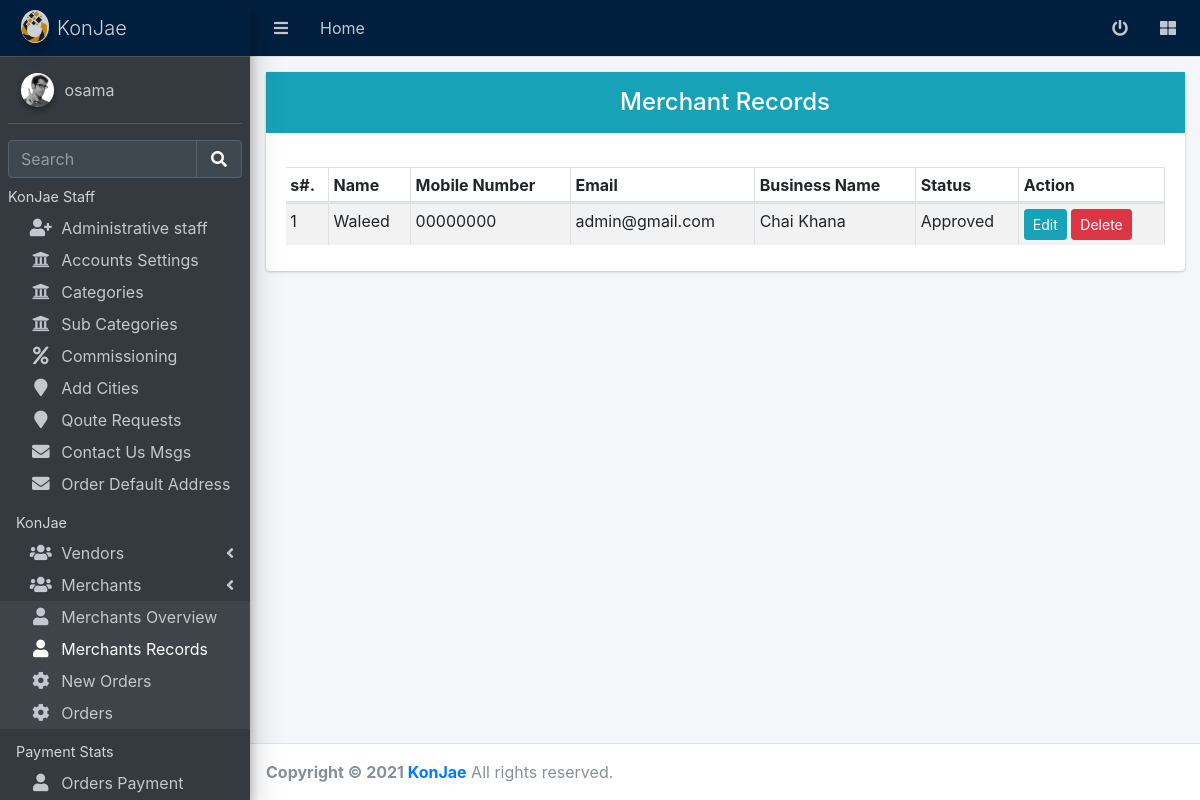
Page /admin/merchant_records.php (signed in) on the committed database.
### tables this page shows
CREATE TABLE `tbl_merchant` (
  `mer_id` int(11) NOT NULL,
  `mer_name` varchar(255) NOT NULL,
  `mer_email` varchar(255) NOT NULL,
  `mer_password` varchar(255) NOT NULL,
  `mer_phone` varchar(255) NOT NULL,
  `mer_business_name` longtext DEFAULT NULL,
  `mer_cnic` varchar(255) DEFAULT NULL,
  `mer_address` varchar(255) DEFAULT NULL,
  `mer_status` tinyint(4) NOT NULL DEFAULT 1,
  `created_at` timestamp NOT NULL DEFAULT current_timestamp()
);

### admin/merchant_records.php (the view, shortened to what this page needs)
<?php
include "header.php";
if(isset($_SESSION['admin'])){
?>
<body class="hold-transition sidebar-mini layout-fixed">
<div class="wrapper">
  <?php
  include('top-bar.php');
  ?>
  <?php
include "navbar.php"
?>
  <div class="content-wrapper">
    <div class="content-header">
      <div class="container-fluid">
        <div class="row mb-2">
          <div class="col-md-12">
            <div class="card">
              <div class="card-heading">
                <h4 class="h4 text-center p-3 bg-info">Merchant Records</h4>
              </div>
              <div class="card-body">
                <div class="table-responsive">
                  <table class="table table-striped table-sm table-hover table-bordered table-condenced" id="table_">
                    <thead>
                      <th>s#.</th>
                      <th>Name</th>
                      <th>Mobile Number</th>
                      <th>Email</th>
                      <th>Business Name</th>
                      <th>Status</th>
                      <th>Action</th>
                    </thead>
                    <tbody>
                   <?php
                   $userdata=$conn->query("SELECT * FROM `tbl_merchant`");
                   $count=0;
                   while($row=$userdata->fetch_assoc()):
                   $count++;
                   ?>
                   <tr>
                    <td><?=$count;?></td>
                    <td><?=$row['mer_name'];?></td>
                    <td><?=$row['mer_phone'];?></td>
                    <td><?=$row['mer_email'];?></td>
                    <td><?=$row['mer_business_name'];?></td>
                    <td><?php
                    if($row['mer_status'] == 1){
                      echo "Approved";
                    }else{
                      echo "Not Approved";
                    }?></td>
                    <td>
                    <button class="btn btn-info btn-sm" value="<?=$row['mer_id'];?>"  onclick="editvender(this.value);">Edit</button>
                    <button class="btn btn-danger btn-sm" value="<?=$row['mer_id'];?>"  onclick="delete_member_data(this.value);">Delete</button>
                    </td>
                   </tr>
                   <?php endwhile;?>
                    </tbody>
                  </table>
                </div>
              </div>
            </div>
          </div>
        </div>
      </div>
    </div>
  </div>
</div>
</body>
<?php include "footer.php";
?>
<?php
}else{
    unset($_SESSION['admin']);
    header('location:login.php');
    ob_end_flush();
}
?>

### rows in the picture
tbl_merchant: mer_name "Waleed", mer_phone "00000000", mer_email "admin@gmail.com", mer_business_name "Chai Khana", mer_status "Approved"

### other values in the picture
$_SESSION['admin']['name'] "osama"
